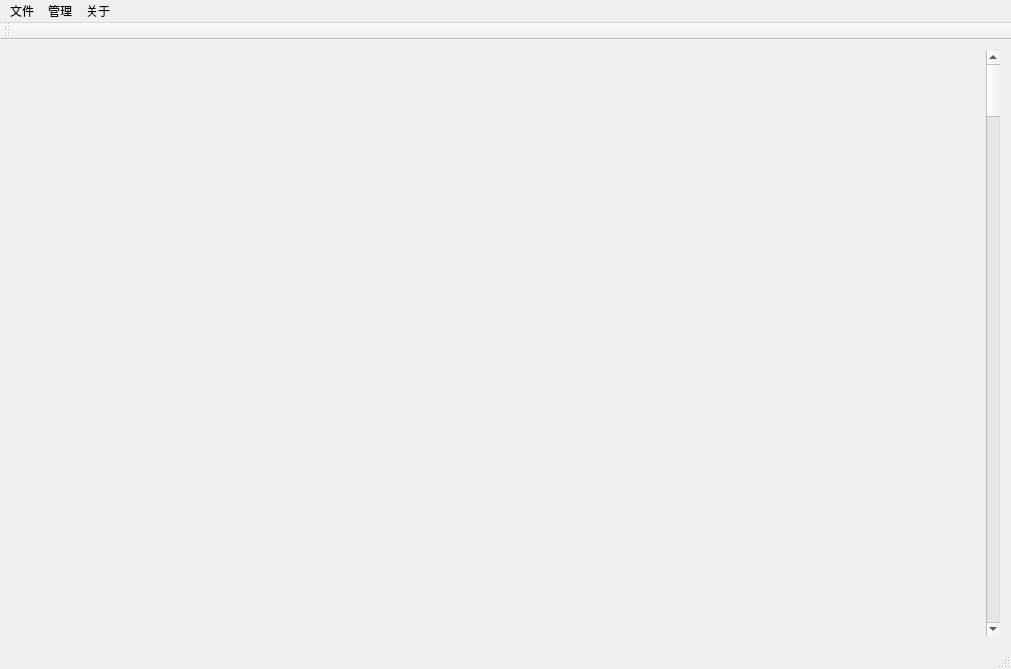
<?xml version="1.0" encoding="UTF-8"?>
<ui version="4.0">
 <class>MainWindow</class>
 <widget class="QMainWindow" name="MainWindow">
  <property name="geometry">
   <rect>
    <x>0</x>
    <y>0</y>
    <width>1010</width>
    <height>660</height>
   </rect>
  </property>
  <property name="windowTitle">
   <string>MainWindow</string>
  </property>
  <widget class="QWidget" name="centralWidget">
   <layout class="QGridLayout" name="gridLayout">
    <item row="0" column="0">
     <widget class="QLabel" name="label">
      <property name="sizePolicy">
       <sizepolicy hsizetype="Expanding" vsizetype="Expanding">
        <horstretch>0</horstretch>
        <verstretch>0</verstretch>
       </sizepolicy>
      </property>
      <property name="minimumSize">
       <size>
        <width>969</width>
        <height>585</height>
       </size>
      </property>
      <property name="text">
       <string/>
      </property>
      <property name="alignment">
       <set>Qt::AlignLeading|Qt::AlignLeft|Qt::AlignTop</set>
      </property>
     </widget>
    </item>
    <item row="0" column="1">
     <widget class="QScrollBar" name="verticalScrollBar">
      <property name="sizePolicy">
       <sizepolicy hsizetype="Fixed" vsizetype="Expanding">
        <horstretch>0</horstretch>
        <verstretch>0</verstretch>
       </sizepolicy>
      </property>
      <property name="minimumSize">
       <size>
        <width>0</width>
        <height>20</height>
       </size>
      </property>
      <property name="orientation">
       <enum>Qt::Vertical</enum>
      </property>
     </widget>
    </item>
   </layout>
  </widget>
  <widget class="QMenuBar" name="menuBar">
   <property name="geometry">
    <rect>
     <x>0</x>
     <y>0</y>
     <width>1010</width>
     <height>23</height>
    </rect>
   </property>
   <widget class="QMenu" name="menu">
    <property name="title">
     <string>文件</string>
    </property>
    <addaction name="action_open"/>
    <addaction name="action_delete"/>
   </widget>
   <widget class="QMenu" name="menu_2">
    <property name="title">
     <string>管理</string>
    </property>
    <addaction name="action_pageSegment"/>
    <addaction name="action_lineSegment"/>
    <addaction name="action_repeat"/>
    <addaction name="action_beat"/>
   </widget>
   <widget class="QMenu" name="menu_3">
    <property name="title">
     <string>关于</string>
    </property>
    <addaction name="action_aboutSoftware"/>
    <addaction name="action_aboutAuthor"/>
   </widget>
   <addaction name="menu"/>
   <addaction name="menu_2"/>
   <addaction name="menu_3"/>
  </widget>
  <widget class="QToolBar" name="mainToolBar">
   <attribute name="toolBarArea">
    <enum>TopToolBarArea</enum>
   </attribute>
   <attribute name="toolBarBreak">
    <bool>false</bool>
   </attribute>
  </widget>
  <widget class="QStatusBar" name="statusBar"/>
  <action name="action_open">
   <property name="text">
    <string>打开</string>
   </property>
   <property name="shortcut">
    <string>Ctrl+O</string>
   </property>
  </action>
  <action name="action_pageSegment">
   <property name="text">
    <string>按页分行</string>
   </property>
   <property name="shortcut">
    <string>Ctrl+P</string>
   </property>
  </action>
  <action name="action_lineSegment">
   <property name="text">
    <string>按行分节</string>
   </property>
   <property name="shortcut">
    <string>Ctrl+L</string>
   </property>
  </action>
  <action name="action_repeat">
   <property name="text">
    <string>重复顺序</string>
   </property>
   <property name="shortcut">
    <string>Ctrl+R</string>
   </property>
  </action>
  <action name="action_beat">
   <property name="text">
    <string>节拍控制</string>
   </property>
   <property name="shortcut">
    <string>Ctrl+B</string>
   </property>
  </action>
  <action name="action_aboutSoftware">
   <property name="text">
    <string>关于软件</string>
   </property>
   <property name="shortcut">
    <string>F1</string>
   </property>
  </action>
  <action name="action_aboutAuthor">
   <property name="text">
    <string>关于作者</string>
   </property>
   <property name="shortcut">
    <string>F2</string>
   </property>
  </action>
  <action name="action_delete">
   <property name="text">
    <string>删除</string>
   </property>
   <property name="shortcut">
    <string>Ctrl+D</string>
   </property>
  </action>
 </widget>
 <layoutdefault spacing="6" margin="11"/>
 <resources/>
 <connections/>
</ui>
